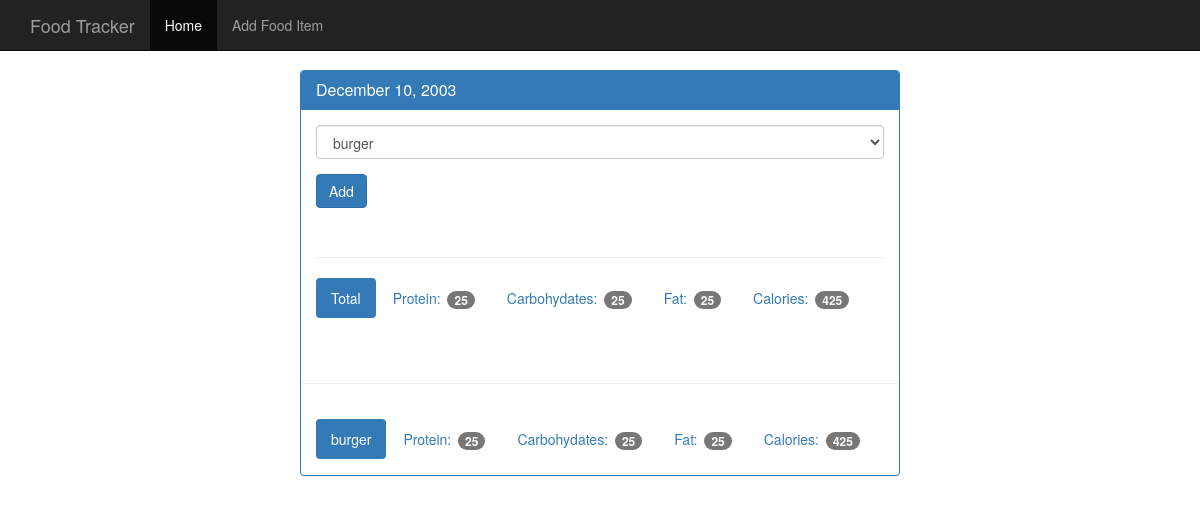
/view/20031210, run on the app's committed database.
### tables this page shows
CREATE TABLE food (
    id integer primary key autoincrement,
    name text not null,
    protein integer not null,
    carbohydrates integer not null,
    fat integer not null,
    calories integer not null
);

### app.py (the view)
@app.route('/view/<date>',methods=['POST','GET']) #yyyymmdd
def view_day(date):
    db = get_db()
    cur = db.execute('select * from log_date where entry_date = ?',[date])
    date_result = cur.fetchone()
    if request.method == 'POST':
        food_id = request.form.get('food-select')
        db.execute('insert into food_date (food_id,log_date_id) values(?,?)',[food_id,date_result['id']])
        db.commit()
    d = datetime.strptime(str(date_result['entry_date']), f'%Y%m%d')
    pretty_date = datetime.strftime(d, f'%B %d, %Y')
    food_cur = db.execute('select id, name from food')
    food_results = food_cur.fetchall()
    log_cur = db.execute('select food.name, food.protein, food.carbohydrates, food.fat, food.calories from log_date join food_date on food_date.log_date_id = log_date.id join food on food.id = food_date.food_id where log_date.entry_date = ?',[date])
    log_results = log_cur.fetchall()
    totals = {}
    totals['protein'] = 0
    totals['carbohydrates'] = 0
    totals['fat'] = 0
    totals['calories'] = 0
    for food in log_results:
        totals['protein'] += food['protein']
        totals['carbohydrates'] += food['carbohydrates']
        totals['fat'] += food['fat']
        totals['calories'] += food['calories']
    return render_template('day.html',
                           entry_date=date_result['entry_date'],
                           pretty_date=pretty_date,
                           food_results=food_results,
                           log_results=log_results,
                           totals=totals
                           )

### database.py (called while the page is built)
def connect_db():
    sql = sqlite3.connect("food_log.db")
    sql.row_factory = sqlite3.Row
    return sql

def get_db():
    if not hasattr(g, 'sqlite3'):
        g.sqlite_db = connect_db()
    return g.sqlite_db

### templates/day.html
{% extends 'base.html' %}
{% block body %}
{% include 'includes/navbar.html' %}
<div class="container theme-showcase col-sm-6 col-sm-offset-3" role="main">
  <div class="row">
    <div>
      <div class="panel panel-primary">
        <div class="panel-heading">
          <h3 class="panel-title">{{ pretty_date }}</h3>
        </div>
        <div class="panel-body">
          <form method="POST" action="{{ url_for('view_day',date=entry_date) }}">
            <div class="form-group">
              <select class="form-control" name="food-select">
                {% for food in food_results %}
                <option value="{{ food.id }}">{{ food.name }}</option>
                {% endfor %}
              </select>
            </div>
            <button type="submit" class="btn btn-primary">Add</button>
          </form>
          <div class="page-header"></div>
          <ul class="nav nav-pills" role="tablist">
            <li class="active"><a>Total</a></li>
            <li><a>Protein: <span class="badge">{{ totals.protein }}</span></a></li>
            <li><a>Carbohydates: <span class="badge">{{ totals.carbohydrates }}</span></a></li>
            <li><a>Fat: <span class="badge">{{ totals.fat }}</span></a></li>
            <li><a>Calories: <span class="badge">{{ totals.calories }}</span></a></li>
          </ul>
        </div>
        <div class="page-header"></div>
        {% for food in log_results %}
        <div class="panel-body">
          <ul class="nav nav-pills" role="tablist">
            <li class="active"><a>{{ food.name }}</a></li>
            <li><a>Protein: <span class="badge">{{ food.protein }}</span></a></li>
            <li><a>Carbohydates: <span class="badge">{{ food.carbohydrates }}</span></a></li>
            <li><a>Fat: <span class="badge">{{ food.fat }}</span></a></li>
            <li><a>Calories: <span class="badge">{{ food.calories }}</span></a></li>
          </ul>
        </div>
        {% endfor %}
      </div>
    </div>
  </div>
</div>
{% endblock %}

### static/theme.css (style rules this page uses)
body { padding-top: 70px; padding-bottom: 30px; }

### data on the page
food: name "burger", protein "25", carbohydrates "25", fat "25", calories "425"

### other printed values
{{ pretty_date }} "December 10, 2003"
{{ totals.protein }} "25"
{{ totals.carbohydrates }} "25"
{{ totals.fat }} "25"
{{ totals.calories }} "425"
form field food-select "burger"
